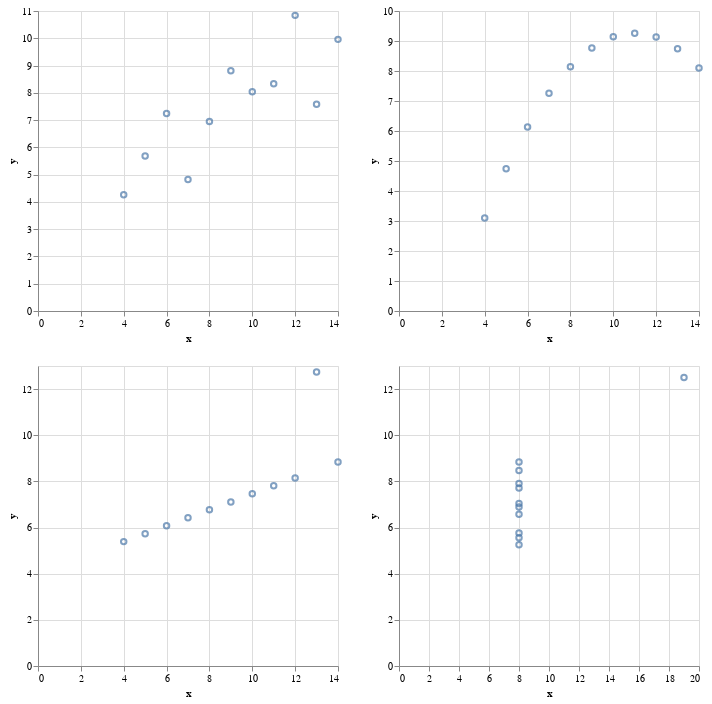

Write notebook code for a chart like this one.
### Code cell
def create_chart(data, number):
    chart = (
        alt.Chart(data)
        .transform_filter(alt.datum.dataset == number)
        .mark_point()
        .encode(x="x", y="y")
    )
    return chart


chart1 = create_chart(data, "I")
chart2 = create_chart(data, "II")
chart3 = create_chart(data, "III")
chart4 = create_chart(data, "IV")

chart = alt.vconcat(
    alt.hconcat(chart1, chart2),
    alt.hconcat(chart3, chart4),
)

chart.display()

### Figure 1 — Vega-Lite specification as saved in the notebook (floating-point values rounded to 4 significant figures)
{"usermeta": {"embedOptions": {"theme": "latimes"}}, "config": {"view": {"continuousWidth": 300, "continuousHeight": 300}}, "vconcat": [{"hconcat": [{"mark": {"type": "point"}, "encoding": {"x": {"field": "x", "type": "quantitative"}, "y": {"field": "y", "type": "quantitative"}}, "transform": [{"filter": "(datum.dataset === 'I')"}]}, {"mark": {"type": "point"}, "encoding": {"x": {"field": "x", "type": "quantitative"}, "y": {"field": "y", "type": "quantitative"}}, "transform": [{"filter": "(datum.dataset === 'II')"}]}]}, {"hconcat": [{"mark": {"type": "point"}, "encoding": {"x": {"field": "x", "type": "quantitative"}, "y": {"field": "y", "type": "quantitative"}}, "transform": [{"filter": "(datum.dataset === 'III')"}]}, {"mark": {"type": "point"}, "encoding": {"x": {"field": "x", "type": "quantitative"}, "y": {"field": "y", "type": "quantitative"}}, "transform": [{"filter": "(datum.dataset === 'IV')"}]}]}], "data": {"name": "data-19b1de419c371de65acfdafd0694d035"}, "$schema": "https://vega.github.io/schema/vega-lite/v5.20.1.json", "datasets": {"data-19b1de419c371de65acfdafd0694d035": [{"dataset": "I", "x": 10.0, "y": 8.04}, {"dataset": "I", "x": 8.0, "y": 6.95}, {"dataset": "I", "x": 13.0, "y": 7.58}, {"dataset": "I", "x": 9.0, "y": 8.81}, {"dataset": "I", "x": 11.0, "y": 8.33}, {"dataset": "I", "x": 14.0, "y": 9.96}, {"dataset": "I", "x": 6.0, "y": 7.24}, {"dataset": "I", "x": 4.0, "y": 4.26}, {"dataset": "I", "x": 12.0, "y": 10.84}, {"dataset": "I", "x": 7.0, "y": 4.82}, {"dataset": "I", "x": 5.0, "y": 5.68}, {"dataset": "II", "x": 10.0, "y": 9.14}, {"dataset": "II", "x": 8.0, "y": 8.14}, {"dataset": "II", "x": 13.0, "y": 8.74}, {"dataset": "II", "x": 9.0, "y": 8.77}, {"dataset": "II", "x": 11.0, "y": 9.26}, {"dataset": "II", "x": 14.0, "y": 8.1}, {"dataset": "II", "x": 6.0, "y": 6.13}, {"dataset": "II", "x": 4.0, "y": 3.1}, {"dataset": "II", "x": 12.0, "y": 9.13}, {"dataset": "II", "x": 7.0, "y": 7.26}, {"dataset": "II", "x": 5.0, "y": 4.74}, {"dataset": "III", "x": 10.0, "y": 7.46}, {"dataset": "III", "x": 8.0, "y": 6.77}, {"dataset": "III", "x": 13.0, "y": 12.74}, {"dataset": "III", "x": 9.0, "y": 7.11}, {"dataset": "III", "x": 11.0, "y": 7.81}, {"dataset": "III", "x": 14.0, "y": 8.84}, {"dataset": "III", "x": 6.0, "y": 6.08}, {"dataset": "III", "x": 4.0, "y": 5.39}, {"dataset": "III", "x": 12.0, "y": 8.15}, {"dataset": "III", "x": 7.0, "y": 6.42}, {"dataset": "III", "x": 5.0, "y": 5.73}, {"dataset": "IV", "x": 8.0, "y": 6.58}, {"dataset": "IV", "x": 8.0, "y": 5.76}, {"dataset": "IV", "x": 8.0, "y": 7.71}, {"dataset": "IV", "x": 8.0, "y": 8.84}, {"dataset": "IV", "x": 8.0, "y": 8.47}, {"dataset": "IV", "x": 8.0, "y": 7.04}, {"dataset": "IV", "x": 8.0, "y": 5.25}, {"dataset": "IV", "x": 19.0, "y": 12.5}, {"dataset": "IV", "x": 8.0, "y": 5.56}, {"dataset": "IV", "x": 8.0, "y": 7.91}, {"dataset": "IV", "x": 8.0, "y": 6.89}]}}
